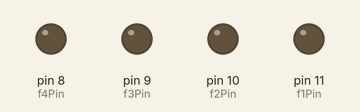
Simulated run of this sketch. Board: Arduino Uno, built with avr-gcc and run on an emulated ATmega328P. On the bench: output pins drawn as LEDs (lit = HIGH).

Above: at 0.5 s.
At 2.5 s:
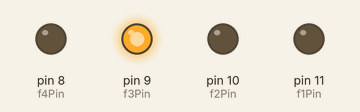
At 4.5 s:
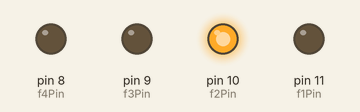
At 9.5 s:
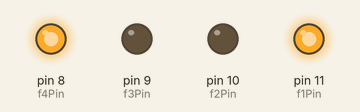
At 14.5 s:
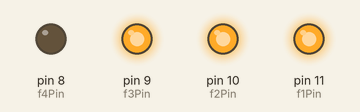
At 19.5 s:
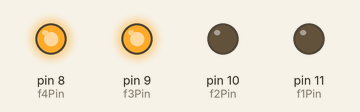
Timing chart, 0 to 20.8 s (numbered marks = the images above):
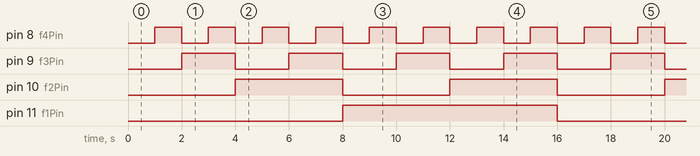

The sketch:

led_binary_counter.ino
```cpp
int f1Pin = 11;
int f2Pin = 10;
int f3Pin = 9;
int f4Pin = 8;

void setup() {
  // put your setup code here, to run once:
  pinMode(f1Pin, OUTPUT);
  pinMode(f2Pin, OUTPUT);
  pinMode(f3Pin, OUTPUT);
  pinMode(f4Pin, OUTPUT);
}

/*
Program to print 0-15 in binary
*/

void loop() {
  // put your main code here, to run repeatedly:
  digitalWrite(f1Pin, LOW);
  digitalWrite(f2Pin, LOW);
  digitalWrite(f3Pin, LOW);
  digitalWrite(f4Pin, LOW);

  delay(1000);

  digitalWrite(f1Pin, LOW);
  digitalWrite(f2Pin, LOW);
  digitalWrite(f3Pin, LOW);
  digitalWrite(f4Pin, HIGH);

  delay(1000);

  digitalWrite(f1Pin, LOW);
  digitalWrite(f2Pin, LOW);
  digitalWrite(f3Pin, HIGH);
  digitalWrite(f4Pin, LOW);

  delay(1000);

  digitalWrite(f1Pin, LOW);
  digitalWrite(f2Pin, LOW);
  digitalWrite(f3Pin, HIGH);
  digitalWrite(f4Pin, HIGH);

  delay(1000);

  digitalWrite(f1Pin, LOW);
  digitalWrite(f2Pin, HIGH);
  digitalWrite(f3Pin, LOW);
  digitalWrite(f4Pin, LOW);

  delay(1000);

  digitalWrite(f1Pin, LOW);
  digitalWrite(f2Pin, HIGH);
  digitalWrite(f3Pin, LOW);
  digitalWrite(f4Pin, HIGH);

  delay(1000);

  digitalWrite(f1Pin, LOW);
  digitalWrite(f2Pin, HIGH);
  digitalWrite(f3Pin, HIGH);
  digitalWrite(f4Pin, LOW);

  delay(1000);

  digitalWrite(f1Pin, LOW);
  digitalWrite(f2Pin, HIGH);
  digitalWrite(f3Pin, HIGH);
  digitalWrite(f4Pin, HIGH);

  delay(1000);

  digitalWrite(f1Pin, HIGH);
  digitalWrite(f2Pin, LOW);
  digitalWrite(f3Pin, LOW);
  digitalWrite(f4Pin, LOW);

  delay(1000);

  digitalWrite(f1Pin, HIGH);
  digitalWrite(f2Pin, LOW);
  digitalWrite(f3Pin, LOW);
  digitalWrite(f4Pin, HIGH);

  delay(1000);

  digitalWrite(f1Pin, HIGH);
  digitalWrite(f2Pin, LOW);
  digitalWrite(f3Pin, HIGH);
  digitalWrite(f4Pin, LOW);

  delay(1000);

  digitalWrite(f1Pin, HIGH);
  digitalWrite(f2Pin, LOW);
  digitalWrite(f3Pin, HIGH);
  digitalWrite(f4Pin, HIGH);

  delay(1000);

  digitalWrite(f1Pin, HIGH);
  digitalWrite(f2Pin, HIGH);
  digitalWrite(f3Pin, LOW);
  digitalWrite(f4Pin, LOW);

  delay(1000);

  digitalWrite(f1Pin, HIGH);
  digitalWrite(f2Pin, HIGH);
  digitalWrite(f3Pin, LOW);
  digitalWrite(f4Pin, HIGH);

  delay(1000);

  digitalWrite(f1Pin, HIGH);
  digitalWrite(f2Pin, HIGH);
  digitalWrite(f3Pin, HIGH);
  digitalWrite(f4Pin, LOW);

  delay(1000);

  digitalWrite(f1Pin, HIGH);
  digitalWrite(f2Pin, HIGH);
  digitalWrite(f3Pin, HIGH);
  digitalWrite(f4Pin, HIGH);

  delay(1000);
}
```

Measured:
- by itself, pin 8 (f4Pin): alternates HIGH for 1.0 s and LOW for 1.0 s
- by itself, pin 9 (f3Pin): alternates HIGH for 2.0 s and LOW for 2.0 s
- by itself, pin 10 (f2Pin): alternates HIGH for 4.0 s and LOW for 4.0 s
- by itself, pin 11 (f1Pin): alternates HIGH for 8.0 s and LOW for 8.0 s
